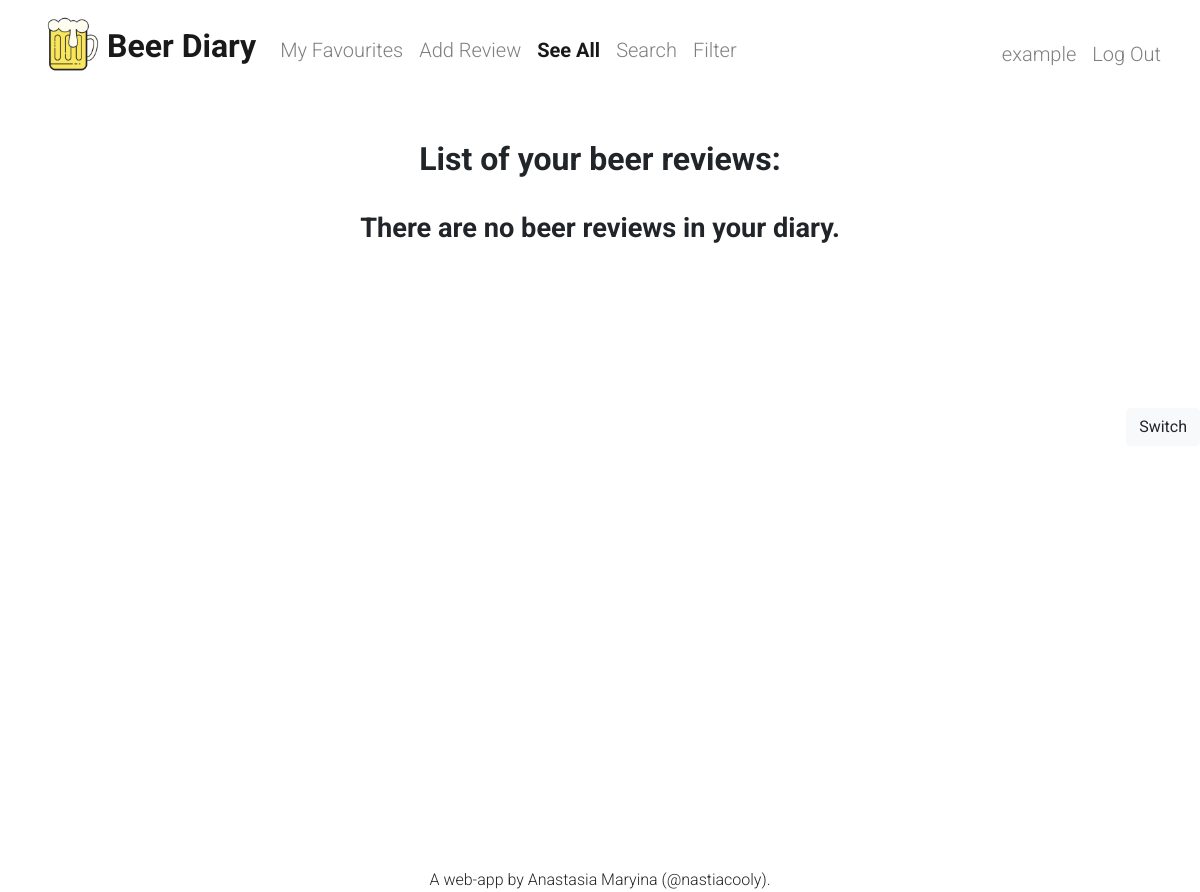
The page /diary/beers/ (signed in) on the database as committed earlier.
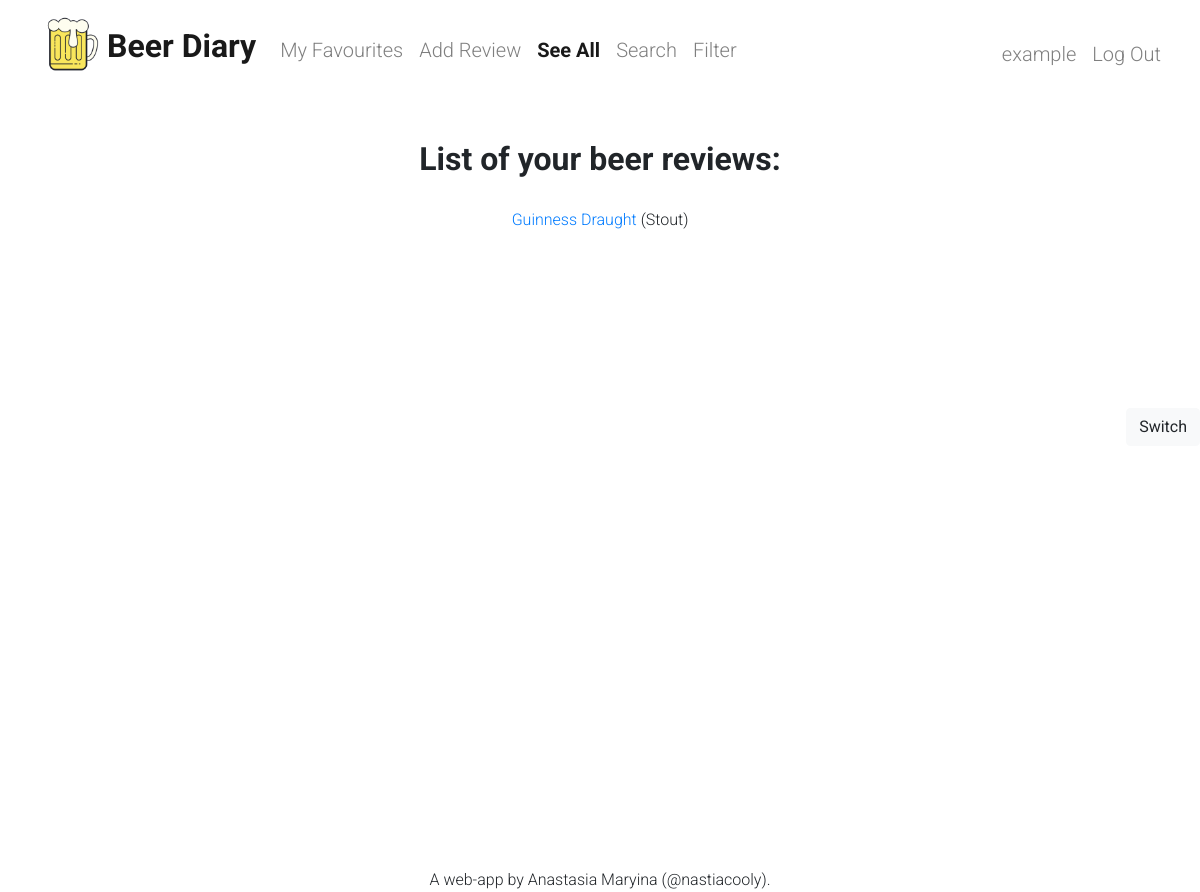
The same page on the database as committed later.
### diary/models.py (models this page shows, shortened)
class BeerReview(models.Model):
    creator = models.ForeignKey(User, on_delete=models.SET_NULL, null=True, blank=True)
    image = models.URLField(max_length=2000, help_text='Enter URL for beer image')
    name = models.CharField(max_length=200, help_text='Enter beer name')
    beertype = models.ForeignKey(BeerType, on_delete=models.SET_NULL, null=True)
    RATINGS = (
        ('1', 'very bad'),
        ('2', 'bad'),
        ('3', 'average'),
        ('4', 'good'),
        ('5', 'perfect')
    )
    rating = models.CharField(max_length=1, choices=RATINGS, help_text='Choose beer rating')
    comments = models.TextField(max_length=500)
    date = models.DateField(auto_now_add=True)
    def get_absolute_url(self):
        return reverse('beer-detail', args=[str(self.id)])

class BeerType(models.Model):
    name = models.CharField(max_length=200, help_text='Enter name of a beer type')
    COLOR_TYPES = (
        ('d', 'dark'),
        ('l', 'light')
    )
    color = models.CharField(max_length=1, choices=COLOR_TYPES, help_text='Choose dark or light type of a beer')
    FILTERED = (
        ('y', 'filtered'),
        ('n', 'unfiltered')
    )
    filtered = models.CharField(max_length=1, choices=FILTERED, null=True, blank=True, help_text='Choose filtered or unfiltered')
    def __str__(self):
        return self.name

### diary/views.py (the view)
class BeerReviewListView(LoginRequiredMixin, generic.ListView):
    model = BeerReview
    paginate_by = 15
    def get_queryset(self):
        return BeerReview.objects.filter(creator=self.request.user).order_by('name')

### diary/templates/diary/beerreview_list.html (shortened to what this page needs)
{% extends "base_generic.html" %}
{% block active-link-3 %}
active
{% endblock %}
{% block main %}
    <h3 class="header">List of your beer reviews:</h3>
    {% if beerreview_list %}
        <ul>
            {% for beer in beerreview_list %}
            <li>
                <a href="{{ beer.get_absolute_url }}">{{ beer.name }}</a> ({{ beer.beertype }})
            </li>
            {% endfor %}
        </ul>
    {% else %}
        <p class="no-content font-color_second">There are no beer reviews in your diary.</p>
    {% endif %}
{% endblock %}

Rows that differ between the two databases and show on the page:
now on this page (row edited): BeerReview: name "Guinness Draught", beertype "Stout"
Other text that changed with them:
text no longer shown: "There are no beer reviews in your diary."
